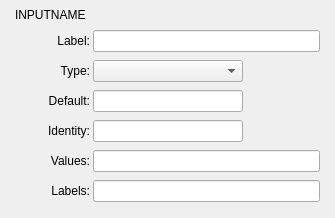
<?xml version="1.0" encoding="UTF-8"?>
<ui version="4.0">
 <class>JSONGUIInputLong</class>
 <widget class="QWidget" name="JSONGUIInputLong">
  <property name="geometry">
   <rect>
    <x>0</x>
    <y>0</y>
    <width>335</width>
    <height>218</height>
   </rect>
  </property>
  <property name="windowTitle">
   <string>Form</string>
  </property>
  <layout class="QVBoxLayout" name="verticalLayout">
   <property name="spacing">
    <number>3</number>
   </property>
   <property name="leftMargin">
    <number>3</number>
   </property>
   <property name="topMargin">
    <number>3</number>
   </property>
   <property name="rightMargin">
    <number>3</number>
   </property>
   <property name="bottomMargin">
    <number>3</number>
   </property>
   <item>
    <layout class="QGridLayout" name="gridLayout">
     <item row="0" column="2">
      <widget class="QLabelClickable" name="deleteLabel">
       <property name="sizePolicy">
        <sizepolicy hsizetype="Minimum" vsizetype="Minimum">
         <horstretch>0</horstretch>
         <verstretch>0</verstretch>
        </sizepolicy>
       </property>
       <property name="minimumSize">
        <size>
         <width>24</width>
         <height>24</height>
        </size>
       </property>
       <property name="maximumSize">
        <size>
         <width>24</width>
         <height>24</height>
        </size>
       </property>
       <property name="text">
        <string/>
       </property>
       <property name="pixmap">
        <pixmap resource="../resources.qrc">:/resources/JSONDeleteButtonImage.png</pixmap>
       </property>
       <property name="scaledContents">
        <bool>true</bool>
       </property>
      </widget>
     </item>
     <item row="0" column="1">
      <widget class="QLineEdit" name="inputNameEdit">
       <property name="styleSheet">
        <string notr="true">background: rgba(0,0,0,0); border-radius: 0px;</string>
       </property>
       <property name="text">
        <string>INPUTNAME</string>
       </property>
      </widget>
     </item>
     <item row="0" column="0">
      <widget class="QLabelDrag" name="dragLabel">
       <property name="maximumSize">
        <size>
         <width>24</width>
         <height>24</height>
        </size>
       </property>
       <property name="text">
        <string/>
       </property>
       <property name="pixmap">
        <pixmap resource="../resources.qrc">:/resources/JSONRearrangeButtonImg.png</pixmap>
       </property>
       <property name="scaledContents">
        <bool>true</bool>
       </property>
      </widget>
     </item>
    </layout>
   </item>
   <item>
    <layout class="QFormLayout" name="formLayout">
     <property name="fieldGrowthPolicy">
      <enum>QFormLayout::ExpandingFieldsGrow</enum>
     </property>
     <property name="verticalSpacing">
      <number>8</number>
     </property>
     <property name="leftMargin">
      <number>12</number>
     </property>
     <property name="rightMargin">
      <number>12</number>
     </property>
     <item row="0" column="0">
      <widget class="QLabel" name="label_2">
       <property name="minimumSize">
        <size>
         <width>75</width>
         <height>0</height>
        </size>
       </property>
       <property name="text">
        <string>Label:</string>
       </property>
       <property name="alignment">
        <set>Qt::AlignRight|Qt::AlignTrailing|Qt::AlignVCenter</set>
       </property>
      </widget>
     </item>
     <item row="0" column="1">
      <widget class="QLineEdit" name="labelField"/>
     </item>
     <item row="1" column="0">
      <widget class="QLabel" name="label_3">
       <property name="minimumSize">
        <size>
         <width>75</width>
         <height>0</height>
        </size>
       </property>
       <property name="text">
        <string>Type:</string>
       </property>
       <property name="alignment">
        <set>Qt::AlignRight|Qt::AlignTrailing|Qt::AlignVCenter</set>
       </property>
      </widget>
     </item>
     <item row="1" column="1">
      <widget class="QComboBox" name="typePUB">
       <property name="sizePolicy">
        <sizepolicy hsizetype="Fixed" vsizetype="Fixed">
         <horstretch>0</horstretch>
         <verstretch>0</verstretch>
        </sizepolicy>
       </property>
       <property name="minimumSize">
        <size>
         <width>150</width>
         <height>0</height>
        </size>
       </property>
      </widget>
     </item>
     <item row="2" column="0">
      <widget class="QLabel" name="label_4">
       <property name="minimumSize">
        <size>
         <width>75</width>
         <height>0</height>
        </size>
       </property>
       <property name="text">
        <string>Default:</string>
       </property>
       <property name="alignment">
        <set>Qt::AlignRight|Qt::AlignTrailing|Qt::AlignVCenter</set>
       </property>
      </widget>
     </item>
     <item row="3" column="0">
      <widget class="QLabel" name="label_5">
       <property name="minimumSize">
        <size>
         <width>75</width>
         <height>0</height>
        </size>
       </property>
       <property name="text">
        <string>Identity:</string>
       </property>
       <property name="alignment">
        <set>Qt::AlignRight|Qt::AlignTrailing|Qt::AlignVCenter</set>
       </property>
      </widget>
     </item>
     <item row="4" column="0">
      <widget class="QLabel" name="label_6">
       <property name="minimumSize">
        <size>
         <width>75</width>
         <height>0</height>
        </size>
       </property>
       <property name="text">
        <string>Values:</string>
       </property>
       <property name="alignment">
        <set>Qt::AlignRight|Qt::AlignTrailing|Qt::AlignVCenter</set>
       </property>
      </widget>
     </item>
     <item row="5" column="0">
      <widget class="QLabel" name="label_7">
       <property name="minimumSize">
        <size>
         <width>75</width>
         <height>0</height>
        </size>
       </property>
       <property name="text">
        <string>Labels:</string>
       </property>
       <property name="alignment">
        <set>Qt::AlignRight|Qt::AlignTrailing|Qt::AlignVCenter</set>
       </property>
      </widget>
     </item>
     <item row="2" column="1">
      <widget class="QLineEdit" name="defaultField">
       <property name="sizePolicy">
        <sizepolicy hsizetype="Fixed" vsizetype="Fixed">
         <horstretch>0</horstretch>
         <verstretch>0</verstretch>
        </sizepolicy>
       </property>
       <property name="minimumSize">
        <size>
         <width>150</width>
         <height>0</height>
        </size>
       </property>
      </widget>
     </item>
     <item row="3" column="1">
      <widget class="QLineEdit" name="identityField">
       <property name="sizePolicy">
        <sizepolicy hsizetype="Fixed" vsizetype="Fixed">
         <horstretch>0</horstretch>
         <verstretch>0</verstretch>
        </sizepolicy>
       </property>
       <property name="minimumSize">
        <size>
         <width>150</width>
         <height>0</height>
        </size>
       </property>
      </widget>
     </item>
     <item row="4" column="1">
      <widget class="QLineEdit" name="valuesField"/>
     </item>
     <item row="5" column="1">
      <widget class="QLineEdit" name="labelsField"/>
     </item>
    </layout>
   </item>
  </layout>
 </widget>
 <customwidgets>
  <customwidget>
   <class>QLabelClickable</class>
   <extends>QLabel</extends>
   <header>QLabelClickable.h</header>
  </customwidget>
  <customwidget>
   <class>QLabelDrag</class>
   <extends>QLabel</extends>
   <header>QLabelDrag.h</header>
  </customwidget>
 </customwidgets>
 <resources>
  <include location="../resources.qrc"/>
 </resources>
 <connections/>
</ui>
